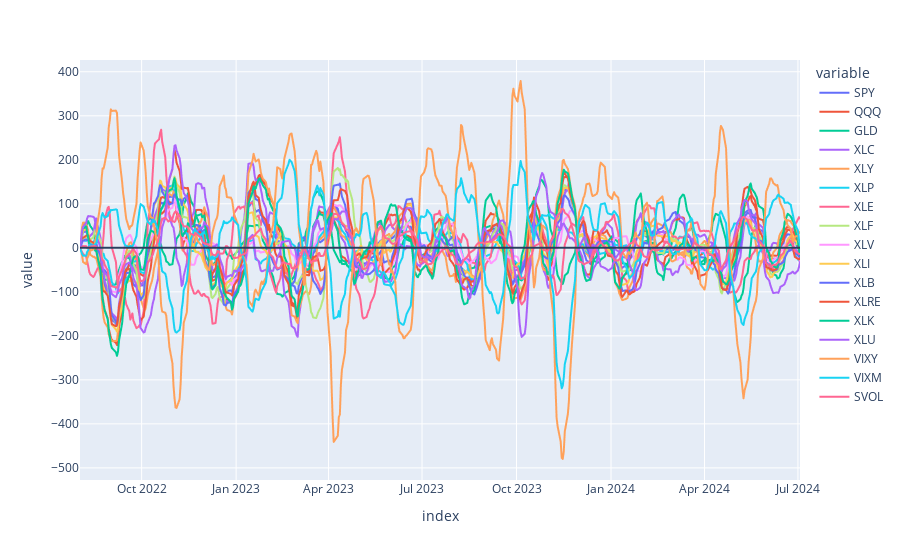

The cell this chart's notebook holds for it:
### Code cell
px.line(data_frame=sector_diff).add_hline(0)

### Figure 1 — Plotly figure (JSON) as saved in the notebook; plotly's stock layout.template omitted (floating-point values rounded to 4 significant figures; data arrays with more than 128 entries replaced by an {"elided": "..."} marker saying what was removed)
{"data": [{"hovertemplate": "variable=SPY<br>index=%{x}<br>value=%{y}<extra></extra>", "legendgroup": "SPY", "line": {"color": "#636efa", "dash": "solid"}, "marker": {"symbol": "circle"}, "mode": "lines", "name": "SPY", "showlegend": true, "type": "scattergl", "x": {"elided": "483 str values"}, "xaxis": "x", "y": {"elided": "483 float values"}, "yaxis": "y"}, {"hovertemplate": "variable=QQQ<br>index=%{x}<br>value=%{y}<extra></extra>", "legendgroup": "QQQ", "line": {"color": "#EF553B", "dash": "solid"}, "marker": {"symbol": "circle"}, "mode": "lines", "name": "QQQ", "showlegend": true, "type": "scattergl", "x": {"elided": "483 str values"}, "xaxis": "x", "y": {"elided": "483 float values"}, "yaxis": "y"}, {"hovertemplate": "variable=GLD<br>index=%{x}<br>value=%{y}<extra></extra>", "legendgroup": "GLD", "line": {"color": "#00cc96", "dash": "solid"}, "marker": {"symbol": "circle"}, "mode": "lines", "name": "GLD", "showlegend": true, "type": "scattergl", "x": {"elided": "483 str values"}, "xaxis": "x", "y": {"elided": "483 float values"}, "yaxis": "y"}, {"hovertemplate": "variable=XLC<br>index=%{x}<br>value=%{y}<extra></extra>", "legendgroup": "XLC", "line": {"color": "#ab63fa", "dash": "solid"}, "marker": {"symbol": "circle"}, "mode": "lines", "name": "XLC", "showlegend": true, "type": "scattergl", "x": {"elided": "483 str values"}, "xaxis": "x", "y": {"elided": "483 float values"}, "yaxis": "y"}, {"hovertemplate": "variable=XLY<br>index=%{x}<br>value=%{y}<extra></extra>", "legendgroup": "XLY", "line": {"color": "#FFA15A", "dash": "solid"}, "marker": {"symbol": "circle"}, "mode": "lines", "name": "XLY", "showlegend": true, "type": "scattergl", "x": {"elided": "483 str values"}, "xaxis": "x", "y": {"elided": "483 float values"}, "yaxis": "y"}, {"hovertemplate": "variable=XLP<br>index=%{x}<br>value=%{y}<extra></extra>", "legendgroup": "XLP", "line": {"color": "#19d3f3", "dash": "solid"}, "marker": {"symbol": "circle"}, "mode": "lines", "name": "XLP", "showlegend": true, "type": "scattergl", "x": {"elided": "483 str values"}, "xaxis": "x", "y": {"elided": "483 float values"}, "yaxis": "y"}, {"hovertemplate": "variable=XLE<br>index=%{x}<br>value=%{y}<extra></extra>", "legendgroup": "XLE", "line": {"color": "#FF6692", "dash": "solid"}, "marker": {"symbol": "circle"}, "mode": "lines", "name": "XLE", "showlegend": true, "type": "scattergl", "x": {"elided": "483 str values"}, "xaxis": "x", "y": {"elided": "483 float values"}, "yaxis": "y"}, {"hovertemplate": "variable=XLF<br>index=%{x}<br>value=%{y}<extra></extra>", "legendgroup": "XLF", "line": {"color": "#B6E880", "dash": "solid"}, "marker": {"symbol": "circle"}, "mode": "lines", "name": "XLF", "showlegend": true, "type": "scattergl", "x": {"elided": "483 str values"}, "xaxis": "x", "y": {"elided": "483 float values"}, "yaxis": "y"}, {"hovertemplate": "variable=XLV<br>index=%{x}<br>value=%{y}<extra></extra>", "legendgroup": "XLV", "line": {"color": "#FF97FF", "dash": "solid"}, "marker": {"symbol": "circle"}, "mode": "lines", "name": "XLV", "showlegend": true, "type": "scattergl", "x": {"elided": "483 str values"}, "xaxis": "x", "y": {"elided": "483 float values"}, "yaxis": "y"}, {"hovertemplate": "variable=XLI<br>index=%{x}<br>value=%{y}<extra></extra>", "legendgroup": "XLI", "line": {"color": "#FECB52", "dash": "solid"}, "marker": {"symbol": "circle"}, "mode": "lines", "name": "XLI", "showlegend": true, "type": "scattergl", "x": {"elided": "483 str values"}, "xaxis": "x", "y": {"elided": "483 float values"}, "yaxis": "y"}, {"hovertemplate": "variable=XLB<br>index=%{x}<br>value=%{y}<extra></extra>", "legendgroup": "XLB", "line": {"color": "#636efa", "dash": "solid"}, "marker": {"symbol": "circle"}, "mode": "lines", "name": "XLB", "showlegend": true, "type": "scattergl", "x": {"elided": "483 str values"}, "xaxis": "x", "y": {"elided": "483 float values"}, "yaxis": "y"}, {"hovertemplate": "variable=XLRE<br>index=%{x}<br>value=%{y}<extra></extra>", "legendgroup": "XLRE", "line": {"color": "#EF553B", "dash": "solid"}, "marker": {"symbol": "circle"}, "mode": "lines", "name": "XLRE", "showlegend": true, "type": "scattergl", "x": {"elided": "483 str values"}, "xaxis": "x", "y": {"elided": "483 float values"}, "yaxis": "y"}, {"hovertemplate": "variable=XLK<br>index=%{x}<br>value=%{y}<extra></extra>", "legendgroup": "XLK", "line": {"color": "#00cc96", "dash": "solid"}, "marker": {"symbol": "circle"}, "mode": "lines", "name": "XLK", "showlegend": true, "type": "scattergl", "x": {"elided": "483 str values"}, "xaxis": "x", "y": {"elided": "483 float values"}, "yaxis": "y"}, {"hovertemplate": "variable=XLU<br>index=%{x}<br>value=%{y}<extra></extra>", "legendgroup": "XLU", "line": {"color": "#ab63fa", "dash": "solid"}, "marker": {"symbol": "circle"}, "mode": "lines", "name": "XLU", "showlegend": true, "type": "scattergl", "x": {"elided": "483 str values"}, "xaxis": "x", "y": {"elided": "483 float values"}, "yaxis": "y"}, {"hovertemplate": "variable=VIXY<br>index=%{x}<br>value=%{y}<extra></extra>", "legendgroup": "VIXY", "line": {"color": "#FFA15A", "dash": "solid"}, "marker": {"symbol": "circle"}, "mode": "lines", "name": "VIXY", "showlegend": true, "type": "scattergl", "x": {"elided": "483 str values"}, "xaxis": "x", "y": {"elided": "483 float values"}, "yaxis": "y"}, {"hovertemplate": "variable=VIXM<br>index=%{x}<br>value=%{y}<extra></extra>", "legendgroup": "VIXM", "line": {"color": "#19d3f3", "dash": "solid"}, "marker": {"symbol": "circle"}, "mode": "lines", "name": "VIXM", "showlegend": true, "type": "scattergl", "x": {"elided": "483 str values"}, "xaxis": "x", "y": {"elided": "483 float values"}, "yaxis": "y"}, {"hovertemplate": "variable=SVOL<br>index=%{x}<br>value=%{y}<extra></extra>", "legendgroup": "SVOL", "line": {"color": "#FF6692", "dash": "solid"}, "marker": {"symbol": "circle"}, "mode": "lines", "name": "SVOL", "showlegend": true, "type": "scattergl", "x": {"elided": "483 str values"}, "xaxis": "x", "y": {"elided": "483 float values"}, "yaxis": "y"}], "layout": {"legend": {"title": {"text": "variable"}, "tracegroupgap": 0}, "margin": {"t": 60}, "shapes": [{"type": "line", "x0": 0, "x1": 1, "xref": "x domain", "y0": 0, "y1": 0, "yref": "y"}], "xaxis": {"anchor": "y", "domain": [0, 1], "title": {"text": "index"}}, "yaxis": {"anchor": "x", "domain": [0, 1], "title": {"text": "value"}}}}
